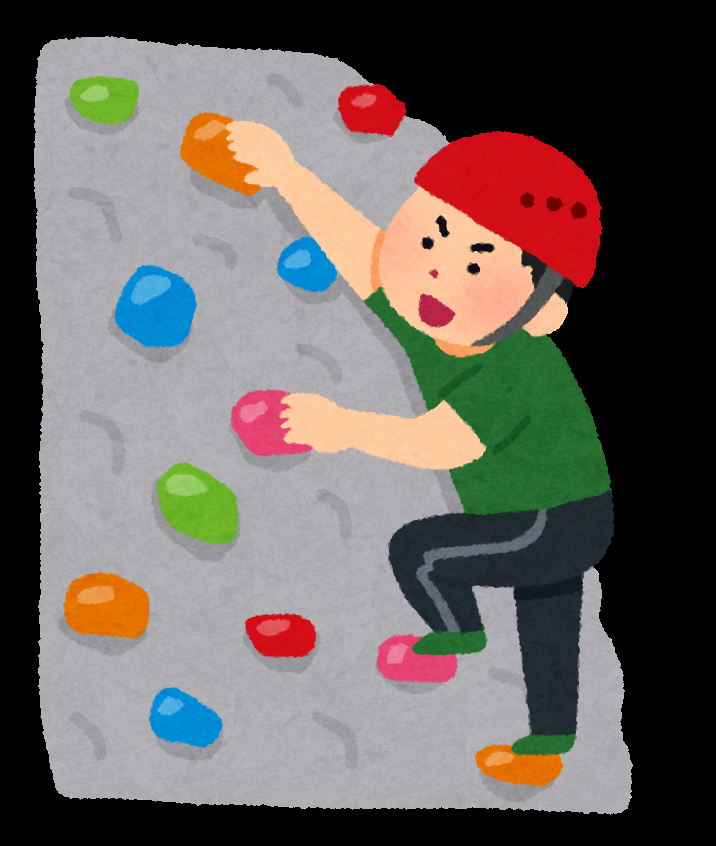
#> input picture work/files/climbing_man.png, 716 x 846 px
$ jupyter execute transform.ipynb   (shell and % lines are left out)
#> lines starting #> are read from the running program, lines starting #| are printed output that depends on the picture
[cell 1]
import cv2 as cv
import matplotlib.pyplot as plt
import numpy as np

[cell 2]
def show_img(src):
    # opencvの画像はBGR形式なのでRGBへ変換して表示する
    plt.imshow(cv.cvtColor(src, cv.COLOR_BGR2RGB))
    plt.show()

# スケーリング(拡大/縮小)

[cell 3]
img = cv.imread('files/climbing_man.png')
#> img is the input picture: shape (846, 716, 3); mean B, G, R 94.8, 99.5, 106.7
show_img(img)

[cell 4]
# 2倍に拡大
# 拡大には、INTER_CUBIVやINTER_LINEARを指定する
res = cv.resize(img, None, fx=2, fy=2, interpolation = cv.INTER_CUBIC)

show_img(res)

# これでもOK
h, w = img.shape[:2]
#> h = 846; w = 716
res = cv.resize(img, (2*w, 2*h), interpolation = cv.INTER_CUBIC)

show_img(res)

# 並進(移動)

[cell 5]
# NOTE: 引数に0を渡すと1チャンネルになる
img = cv.imread('files/climbing_man.png', 0)
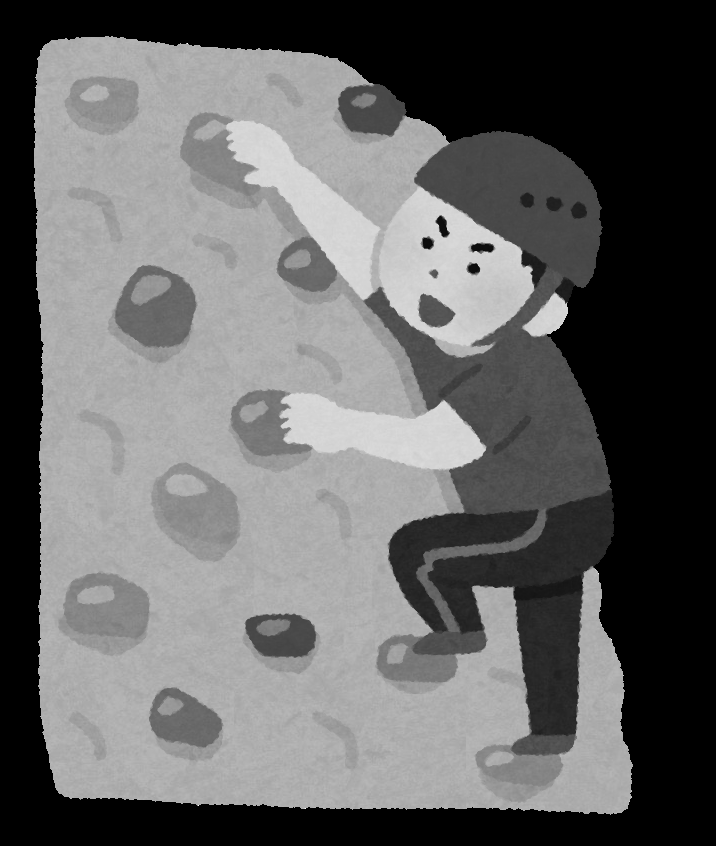
#> img: shape (846, 716); min 0, max 255, mean 100.8
rows, cols = img.shape
#> rows = 846; cols = 716

show_img(img)

# 移動には、warpAffine関数を使う
# Mは移動量をfloat32のNumpy配列で指定する
# [1, 0, x] は, X方向への移動量を指す
# [0, 1, y] は, y方向への移動量を指す
# 第3引数には(width, height)の形式で渡す
M = np.float32([[1, 0, 200], [0, 1, 50]])
dst = cv.warpAffine(img, M, (cols, rows))
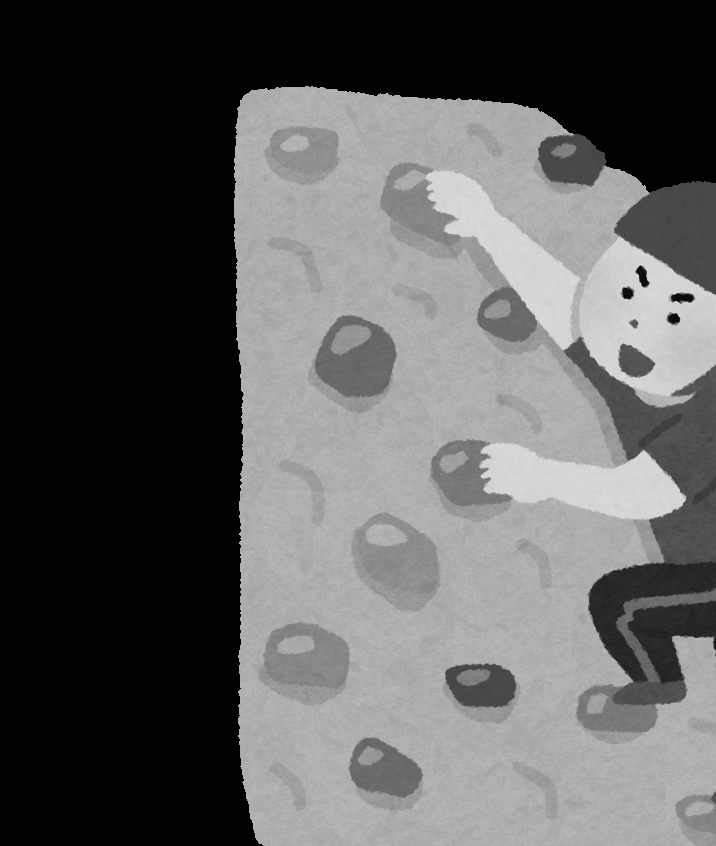
#> dst: shape (846, 716); min 0, max 255, mean 91

show_img(dst)

# 回転

[cell 6]
# NOTE: 引数に0を渡すと1チャンネルになる
img = cv.imread('files/climbing_man.png', 0)
rows, cols = img.shape

show_img(img)

# 回転の変換行列を作成する関数としてgetRotationMatrix2Dがある
# 第１引数: centerの位置
# 第2引数: 回転角度
# 第3引数: スケール
M = cv.getRotationMatrix2D((cols/2, rows/2), 90, 1)
dst = cv.warpAffine(img, M, (cols, rows))
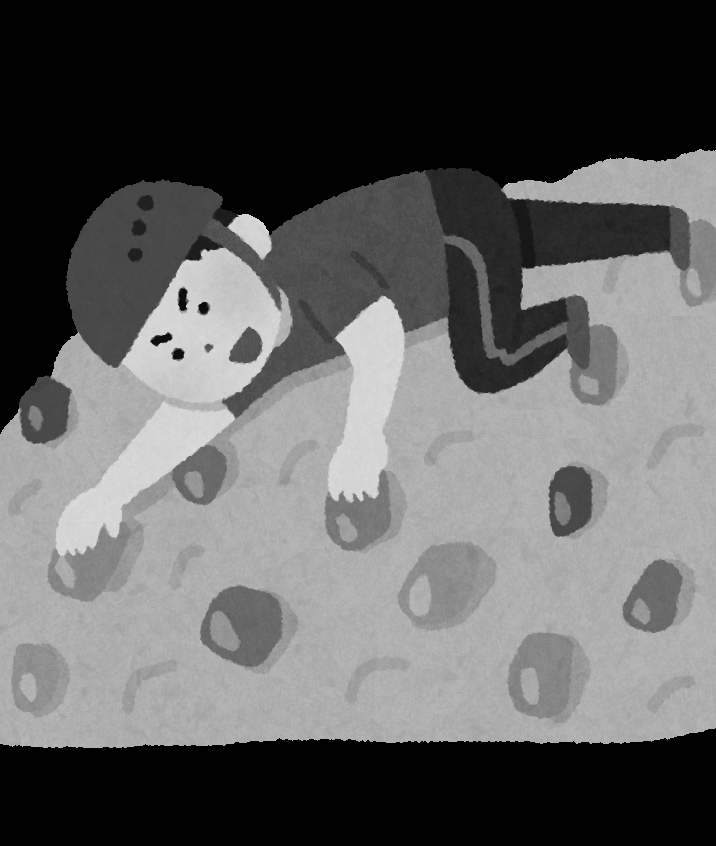
#> dst: shape (846, 716); min 0, max 255, mean 95

show_img(dst)

# アフィン変換

変換前後で並行性を保つ変換.
変換前と変換後の対応する座標が最低でも3組必要

[cell 7]
# NOTE: 引数に0を渡すと1チャンネルになる
img = cv.imread('files/climbing_man.png', 0)
rows, cols = img.shape

show_img(img)

pts1 = np.float32([[50, 50], [200, 50], [50, 200]])
pts2 = np.float32([[10, 100], [200, 50], [100, 250]])

# 変換行列を作成
M = cv.getAffineTransform(pts1, pts2)
dst = cv.warpAffine(img, M, (cols, rows))
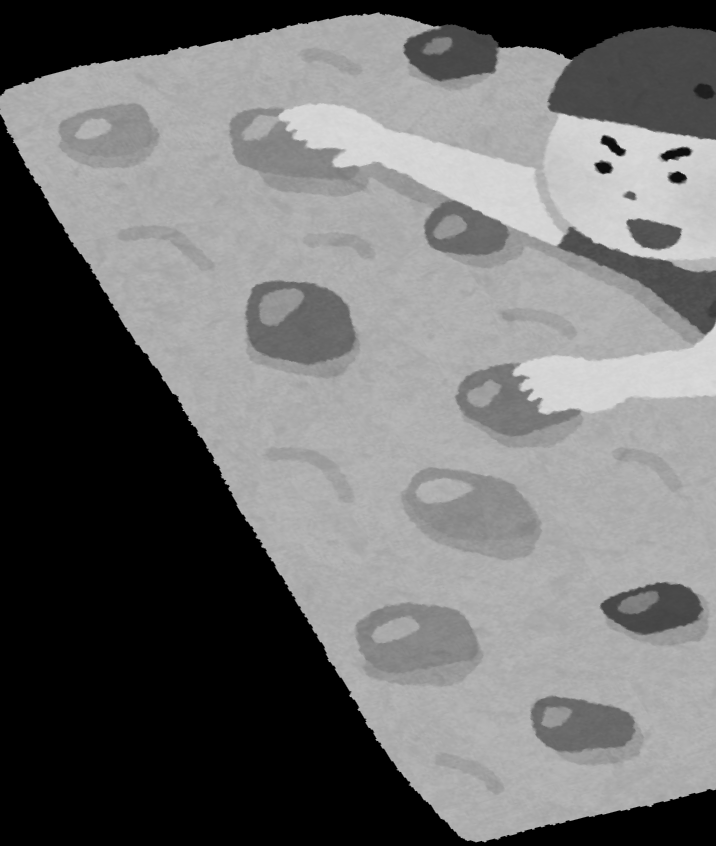
#> dst: shape (846, 716); min 0, max 219, mean 110

show_img(dst)

# 射影変換

射影変換は3*3の変換行列が必要
変換の前後で直線性が保たれる
変換行列の計算には最低4組の対応点の座標が必要
対応点のうち、どの3点をとっても同一直線上にのらないような4点を選ぶ必要がある

[cell 8]
# NOTE: 引数に0を渡すと1チャンネルになる
img = cv.imread('files/climbing_man.png', 0)
rows, cols = img.shape

show_img(img)

pts1 = np.float32([[56,65],[368,52],[28,387],[389,390]])
pts2 = np.float32([[0,0],[300,0],[0,300],[300,300]])

# 変換行列を作成
M = cv.getPerspectiveTransform(pts1, pts2)

dst = cv.warpPerspective(img, M, (300, 300))
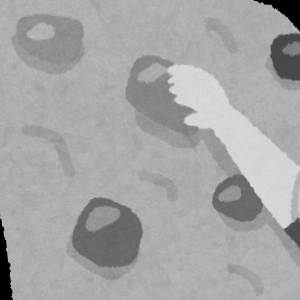
#> dst: shape (300, 300); min 0, max 218, mean 165.5

show_img(dst)
